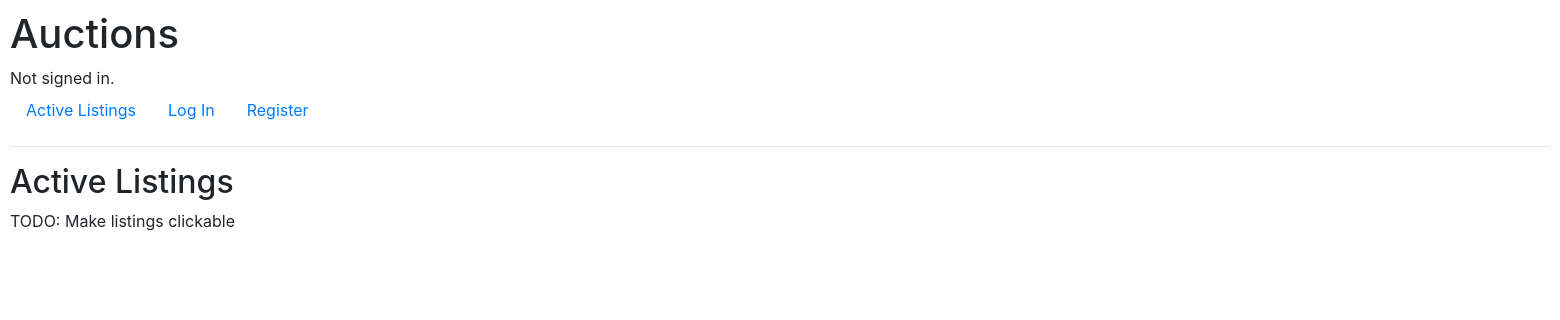
The app's page /, older data.
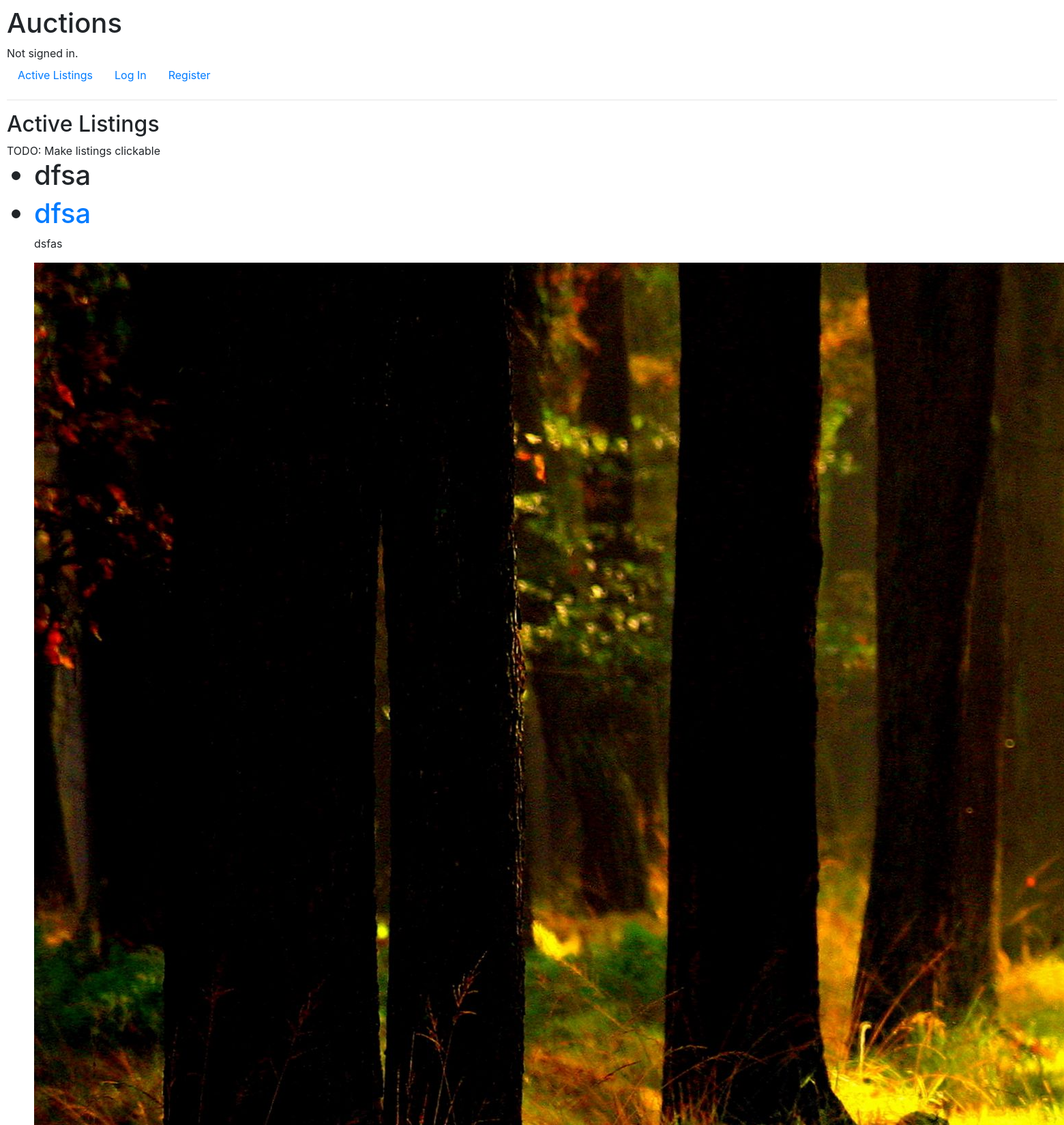
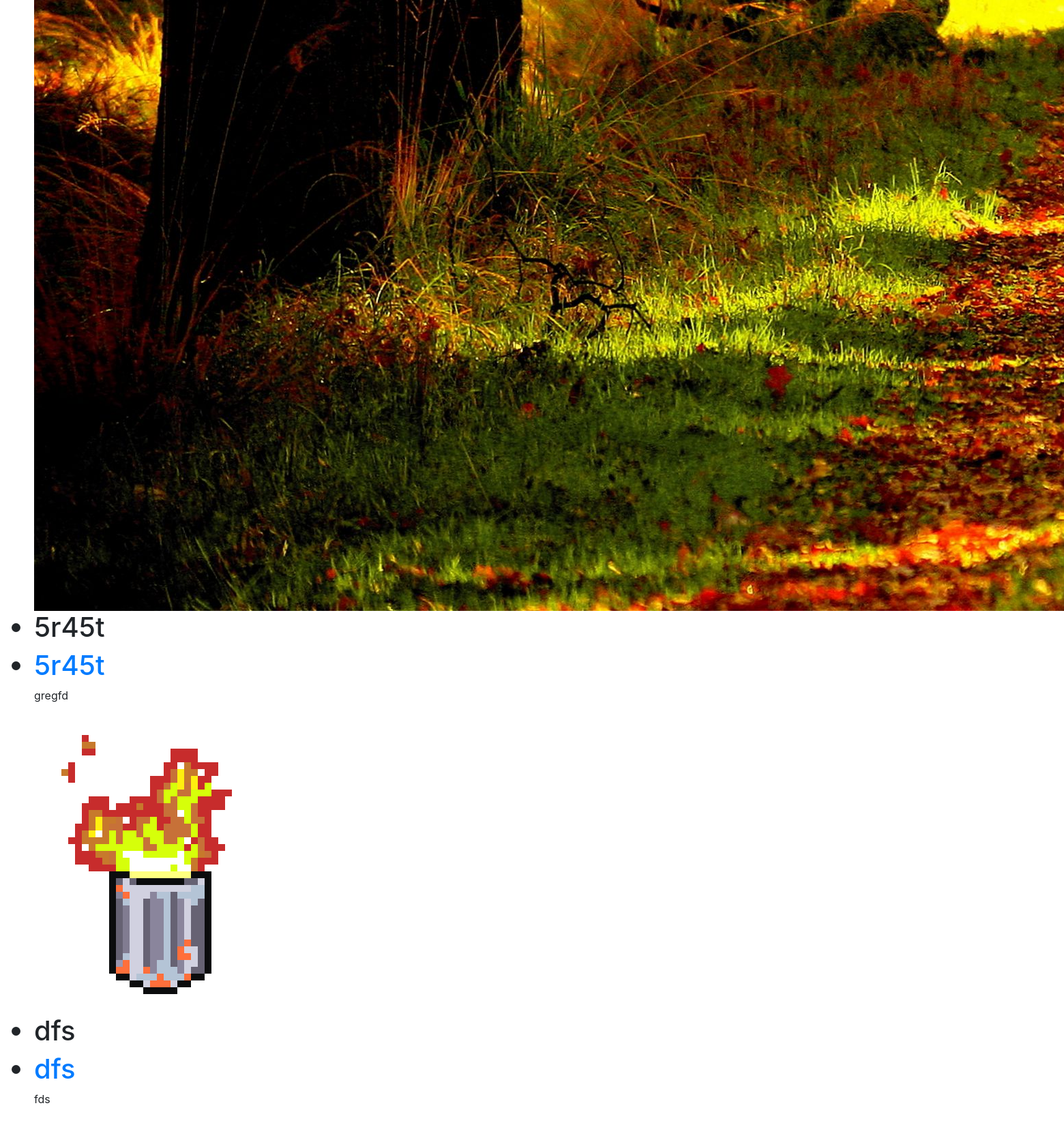
The same page, newer data (2 pictures, top to bottom).
### auctions/models.py (models this page shows, shortened)
class Auction_Listings(models.Model):
    title = models.CharField(max_length=200)
    description = models.CharField(max_length=20000)
    starting_bid = models.PositiveIntegerField()
    image_file = models.ImageField(upload_to='images', blank=True)
    image_url = models.URLField(max_length=200, blank=True)
    quantity = models.PositiveIntegerField(null=True, blank=True)
    CATEGORIES = (
        ('LAP', 'Laptop'),
        ('CON', 'Console'),
        ('GAD', 'Gadget'),
        ('GAM', 'Game'),
        ('TEL', 'TV')
       )
    category = models.CharField(
        max_length=45,
        choices=CATEGORIES
    )
    date_posted = models.DateTimeField(auto_now_add=True, blank=True)

### auctions/views.py (the view)
# urls.py: path("", views.index, name="index"),
def index(request):
    listings = Auction_Listings.objects.all()
    return render(request, "auctions/index.html", {
                                                   "listings":listings,
                                                   })

### auctions/templates/auctions/index.html (shortened to what this page needs)
{% extends "auctions/layout.html" %}
{% block body %}
    <h2>Active Listings</h2>
    TODO: Make listings clickable
    <ul>
    {% for listing in listings %}
    <h1> <li>{{ listing.title }}</li></h1>
    <h1> <li> <a href="{% url 'detail' listing.id %}"> {{ listing.title }} </a></li></h1>
    <p> {{ listing.description }} </p>
    <h2> {{ listing.startin_bid }} </h3>
    {% if listing.image_file %}
    <img src="media/{{ listing.image_file }}">
    {% endif %}
    {% endfor %}
{% endblock %}

### auctions/templates/auctions/layout.html (shortened to what this page needs)
{% load static %}
<!DOCTYPE html>
<html lang="en">
    <head>
        <link rel="stylesheet" href="https://stackpath.bootstrapcdn.com/bootstrap/4.4.1/css/bootstrap.min.css">
        <link href="{% static 'auctions/styles.css' %}" rel="stylesheet">
    </head>
    <body>
        <h1>Auctions</h1>
        <div>
            {% if user.is_authenticated %}
                Signed in as <strong>{{ user.username }}</strong>.
            {% else %}
                Not signed in.
            {% endif %}
        </div>
        <ul class="nav">
            <li class="nav-item">
                <a class="nav-link" href="{% url 'index' %}">Active Listings</a>
            </li>
            {% if user.is_authenticated %}
                <li class="nav-item">
                    <a class="nav-link" href="{% url 'create' %}">Create New Listing</a>
                </li>
                <li class="nav-item">
                    <a class="nav-link" href="{% url 'logout' %}">Log Out</a>
                </li>
            {% else %}
                <li class="nav-item">
                    <a class="nav-link" href="{% url 'login' %}">Log In</a>
                </li>
                <li class="nav-item">
                    <a class="nav-link" href="{% url 'register' %}">Register</a>
                </li>
            {% endif %}
        </ul>
        <hr>
        {% block body %}
        {% endblock %}
    </body>
</html>

### auctions/static/auctions/styles.css (style rules this page uses)
body { padding: 10px; }

Row changes from the older to the newer data that the page shows:
added Auction_Listings: title "dfsa", description "dsfas", image_file (picture)
added Auction_Listings: title "5r45t", description "gregfd", image_file (picture)
added Auction_Listings: title "dfs", description "fds"
